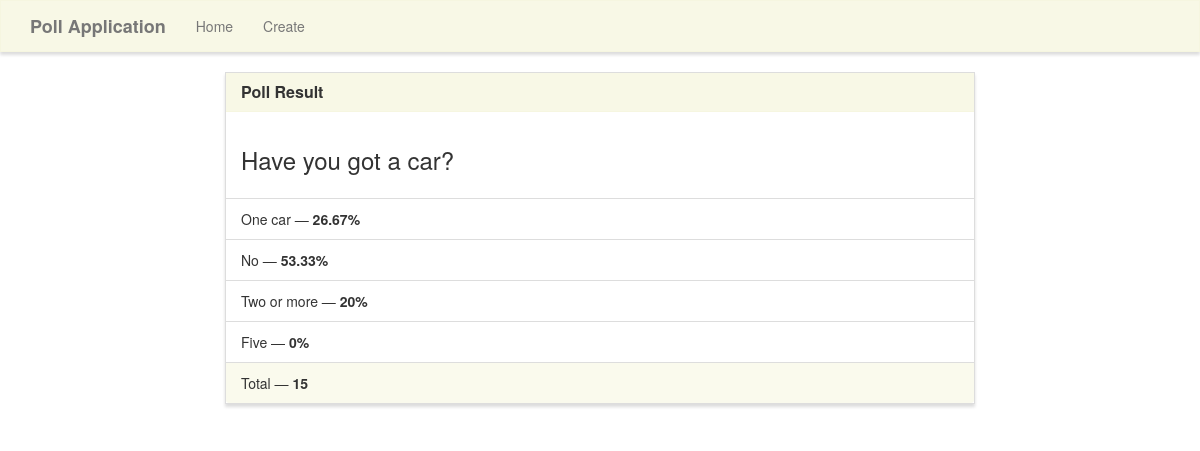
Page /results/6/ on the committed database.
### polls/models.py (models this page shows, shortened)
class Poll(models.Model):
    TYPES_OF_POLLS = (
        ('text', 'Text'),
        ('select_one', 'Select One'),
        ('select_multiple', 'Select Multiple'),
    )
    question = models.CharField(max_length=200)
    start = models.DateField(null=True, blank=True)
    finish = models.DateField(null=True, blank=True)
    description = models.TextField(max_length=4000, null=True, blank=True)
    type = models.CharField(max_length=50, choices=TYPES_OF_POLLS, verbose_name='Types of polls', default='text')
    @property
    def total(self):
        return Option.objects.filter(poll__id=self.id).aggregate(Sum('count'))['count__sum']

class Option(models.Model):
    poll = models.ForeignKey(Poll, on_delete=models.CASCADE)
    text = models.CharField(max_length=30, null=True, blank=True)
    count = models.IntegerField(default=0)
    @property
    def percent(self):
        number = int(self.count)/int(self.poll.total)*100
        def toFixed(numObj, digits=0):
            return f"{numObj:.{digits}f}"
        if number==float(int(number)):
            return toFixed(number, digits=0)
        else:
            return toFixed(number, digits=2)

### polls/views.py (the view)
# urls.py: path('results/<poll_id>/', polls_views.results, name='results'),
def results(request, poll_id):
    poll = Poll.objects.get(pk=poll_id)
    options = Option.objects.filter(poll=poll_id)
    context = {
        'poll': poll,
        'options': options
    }
    return render(request, 'polls/results.html', context)

### polls/templates/polls/results.html (shortened to what this page needs)
{% extends "polls/base.html" %}
{% block main %}
<div class="row">
    <div class="col-lg-8 col-lg-offset-2">
        <div class="panel panel-default">
            <div class="panel-heading">
                <h3 class="panel-title">Poll Result</h3>
            </div>
            <div class="panel-body">
                <h3>{{ poll.question }}</h3>
            </div>
            <ul class="list-group">
                {% for option in options %}
                <li class="list-group-item">{{ option.text }} &mdash; <strong>{{ option.percent }}%</strong></li>
                {% endfor %}
            </ul>
            <div class="panel-footer">
                Total &mdash; <strong>{{ poll.total }}</strong>
            </div>
        </div>
    </div>
</div>
{% endblock %}

### polls/static/style.css (style rules this page uses)
.navbar-default, .btn, .form-control, .panel { border-radius: 0; }
.panel-default > .panel-heading { color: #333; background-color: rgba(245, 245, 220, .7); border-color: rgba(245, 245, 220, .6); border-top-left-radius: 0; border-top-right-radius: 0; }
.panel-footer { background-color: rgba(245, 245, 220, .5); border-color: rgba(245, 245, 220, .4); }
.panel { box-shadow: 0px 3px 3px 0px #ddd; }
a.navbar-brand, .panel-title { font-weight: bolder; }

### rows in the picture
Poll: question "Have you got a car?", total "15"
Option: text "One car", percent "26.67"
Option: text "No", percent "53.33"
Option: text "Two or more", percent "20"
Option: text "Five", percent "0"
